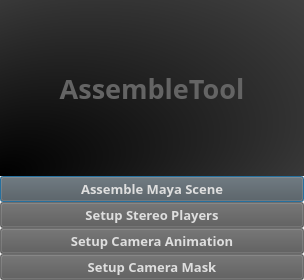
<?xml version="1.0" encoding="UTF-8"?>
<ui version="4.0">
 <class>Dialog</class>
 <widget class="QDialog" name="Dialog">
  <property name="geometry">
   <rect>
    <x>0</x>
    <y>0</y>
    <width>304</width>
    <height>280</height>
   </rect>
  </property>
  <property name="sizePolicy">
   <sizepolicy hsizetype="Expanding" vsizetype="Expanding">
    <horstretch>0</horstretch>
    <verstretch>0</verstretch>
   </sizepolicy>
  </property>
  <property name="windowTitle">
   <string>Dialog</string>
  </property>
  <layout class="QGridLayout" name="gridLayout">
   <property name="horizontalSpacing">
    <number>0</number>
   </property>
   <property name="margin">
    <number>0</number>
   </property>
   <item row="1" column="0">
    <widget class="QWidget" name="widget" native="true">
     <property name="sizePolicy">
      <sizepolicy hsizetype="Expanding" vsizetype="Expanding">
       <horstretch>0</horstretch>
       <verstretch>0</verstretch>
      </sizepolicy>
     </property>
     <property name="styleSheet">
      <string notr="true">b</string>
     </property>
     <layout class="QVBoxLayout" name="verticalLayout_2">
      <property name="spacing">
       <number>0</number>
      </property>
      <property name="margin">
       <number>0</number>
      </property>
      <item>
       <layout class="QHBoxLayout" name="horizontalLayout_4">
        <property name="spacing">
         <number>0</number>
        </property>
        <item>
         <layout class="QVBoxLayout" name="verticalLayout_4">
          <property name="spacing">
           <number>0</number>
          </property>
          <property name="margin">
           <number>0</number>
          </property>
          <item>
           <widget class="QLabel" name="label_2">
            <property name="sizePolicy">
             <sizepolicy hsizetype="Expanding" vsizetype="Expanding">
              <horstretch>0</horstretch>
              <verstretch>0</verstretch>
             </sizepolicy>
            </property>
            <property name="minimumSize">
             <size>
              <width>250</width>
              <height>0</height>
             </size>
            </property>
            <property name="font">
             <font>
              <family>微软雅黑</family>
              <pointsize>20</pointsize>
              <weight>75</weight>
              <bold>true</bold>
             </font>
            </property>
            <property name="styleSheet">
             <string notr="true">background-color:qradialgradient(spread:reflect, cx:1, cy:0, radius:2, fx:0, fy:1, stop:0 rgba(0, 0, 0, 255), stop:1 rgba(155, 155, 155, 255));color:rgb(100,100,100)</string>
            </property>
            <property name="text">
             <string notr="true">AssembleTool</string>
            </property>
            <property name="alignment">
             <set>Qt::AlignCenter</set>
            </property>
            <property name="margin">
             <number>0</number>
            </property>
           </widget>
          </item>
          <item>
           <widget class="QPushButton" name="pushButton_1">
            <property name="font">
             <font>
              <family>微软雅黑</family>
              <pointsize>10</pointsize>
              <weight>75</weight>
              <bold>true</bold>
             </font>
            </property>
            <property name="styleSheet">
             <string notr="true">background-color:rgb(88, 88, 88,155);
color: rgb(222, 222, 222);
</string>
            </property>
            <property name="text">
             <string>Assemble Maya Scene</string>
            </property>
           </widget>
          </item>
          <item>
           <widget class="QPushButton" name="pushButton_2">
            <property name="sizePolicy">
             <sizepolicy hsizetype="Preferred" vsizetype="Fixed">
              <horstretch>0</horstretch>
              <verstretch>0</verstretch>
             </sizepolicy>
            </property>
            <property name="font">
             <font>
              <family>微软雅黑</family>
              <pointsize>10</pointsize>
              <weight>75</weight>
              <bold>true</bold>
             </font>
            </property>
            <property name="styleSheet">
             <string notr="true">background-color:rgb(88, 88, 88,155);
color: rgb(222, 222, 222);
</string>
            </property>
            <property name="text">
             <string>Setup Stereo Players</string>
            </property>
            <property name="autoRepeatDelay">
             <number>298</number>
            </property>
           </widget>
          </item>
          <item>
           <widget class="QPushButton" name="pushButton_3">
            <property name="sizePolicy">
             <sizepolicy hsizetype="Preferred" vsizetype="Fixed">
              <horstretch>0</horstretch>
              <verstretch>0</verstretch>
             </sizepolicy>
            </property>
            <property name="font">
             <font>
              <family>微软雅黑</family>
              <pointsize>10</pointsize>
              <weight>75</weight>
              <bold>true</bold>
             </font>
            </property>
            <property name="styleSheet">
             <string notr="true">background-color:rgb(88, 88, 88,155);
color: rgb(222, 222, 222);
</string>
            </property>
            <property name="text">
             <string>Setup Camera Animation</string>
            </property>
           </widget>
          </item>
          <item>
           <widget class="QPushButton" name="pushButton_4">
            <property name="sizePolicy">
             <sizepolicy hsizetype="Preferred" vsizetype="Fixed">
              <horstretch>0</horstretch>
              <verstretch>0</verstretch>
             </sizepolicy>
            </property>
            <property name="font">
             <font>
              <family>微软雅黑</family>
              <pointsize>10</pointsize>
              <weight>75</weight>
              <bold>true</bold>
             </font>
            </property>
            <property name="styleSheet">
             <string notr="true">background-color:rgb(88, 88, 88,155);
color: rgb(222, 222, 222);
</string>
            </property>
            <property name="text">
             <string>Setup Camera Mask</string>
            </property>
           </widget>
          </item>
         </layout>
        </item>
       </layout>
      </item>
     </layout>
    </widget>
   </item>
  </layout>
 </widget>
 <resources/>
 <connections/>
</ui>
